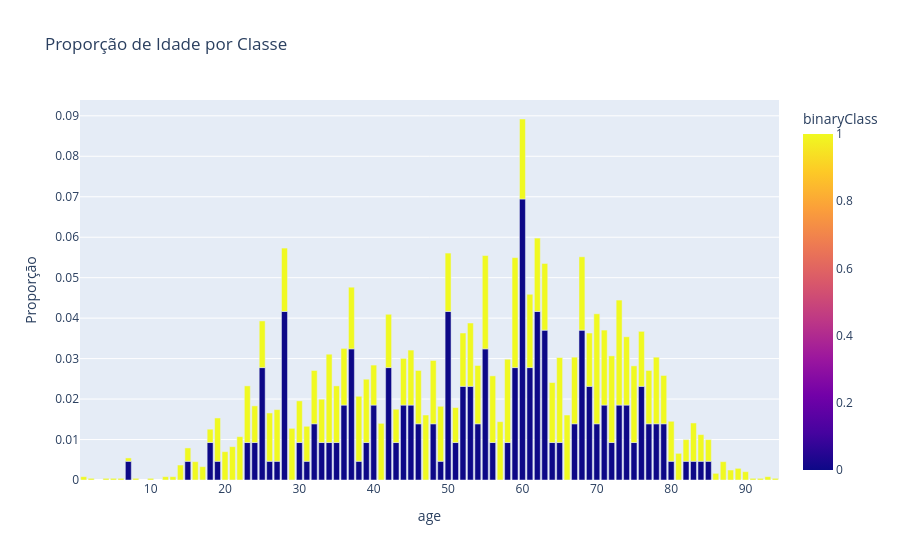

Notebook code for this chart:
### Markdown cell above
Aqui observo que as principais fonte de referência são SVI, SVHC e OTHER.

### Code cell
idade_alvo =(
    df.groupby('binaryClass')['age']
    .value_counts(normalize=True)
    .rename('Proporção')
    .reset_index()
)

fig = px.bar(
    idade_alvo,
    x='age',
    y='Proporção',
    color='binaryClass',
    title='Proporção de Idade por Classe',
    barmode='group'
)

fig.show()

### Figure 1 — Plotly figure (JSON) as saved in the notebook; plotly's stock layout.template omitted (floating-point values rounded to 4 significant figures; data arrays with more than 128 entries replaced by an {"elided": "..."} marker saying what was removed)
{"data": [{"alignmentgroup": "True", "hovertemplate": "age=%{x}<br>Proporção=%{y}<br>binaryClass=%{marker.color}<extra></extra>", "legendgroup": "", "marker": {"color": {"elided": "152 int values"}, "coloraxis": "coloraxis", "pattern": {"shape": ""}}, "name": "", "offsetgroup": "", "orientation": "v", "showlegend": false, "textposition": "auto", "type": "bar", "x": {"elided": "152 float values"}, "xaxis": "x", "y": {"elided": "152 float values"}, "yaxis": "y"}], "layout": {"barmode": "group", "coloraxis": {"colorbar": {"title": {"text": "binaryClass"}}, "colorscale": [[0, "#0d0887"], [0.1111, "#46039f"], [0.2222, "#7201a8"], [0.3333, "#9c179e"], [0.4444, "#bd3786"], [0.5556, "#d8576b"], [0.6667, "#ed7953"], [0.7778, "#fb9f3a"], [0.8889, "#fdca26"], [1, "#f0f921"]]}, "legend": {"tracegroupgap": 0}, "title": {"text": "Proporção de Idade por Classe"}, "xaxis": {"anchor": "y", "domain": [0, 1], "title": {"text": "age"}}, "yaxis": {"anchor": "x", "domain": [0, 1], "title": {"text": "Proporção"}}}}
